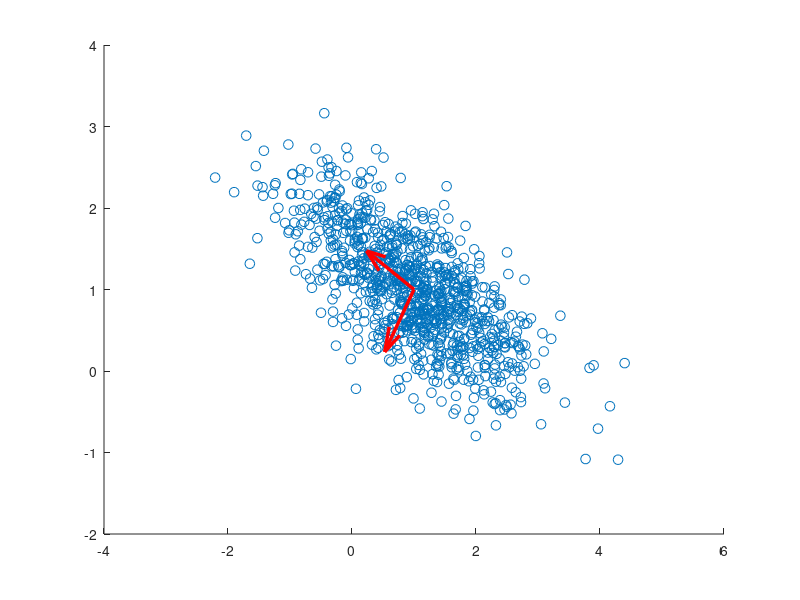

Reproduce this figure in MATLAB. (Note: this script raises an error after producing the figure.)
Sigma = [1 -0.5;-0.5 0.5];
mu = [1 1];
mu2=repmat(mu,1000,1);
[n,d]=size(mu2);
[E,Lambda]=eig(Sigma);
U = sqrt(Lambda)*E';
X = randn(n,d)*U + mu2;
scatter(X(:,1),X(:,2),50,"k.");
hold on
xy1 = E(:,1);
xy2 = E(:,2);
quiver(1,1,xy1(1),xy1(2),"-r",'LineWidth',2.5)
quiver(1,1,xy2(1),xy2(2),"-r",'LineWidth',2.5)

x = -3:.1:5; 
y = -3:.1:5; 
[X,Y] = meshgrid(x,y); 
G = @(a,b)(2*pi)^(-1)*abs(det(Sigma))^(-1/2)*exp((-1/2)*([a b]-mu)*inv(Sigma)*([a b]-mu)');
fcontour(G,[-3 5 -3 5],'LineWidth',1.5)
legend("samples","eigenvector 1","eigenvector 2","pdf");
xlabel('x1','FontSize',12);
ylabel('x2','FontSize',12);
hold off